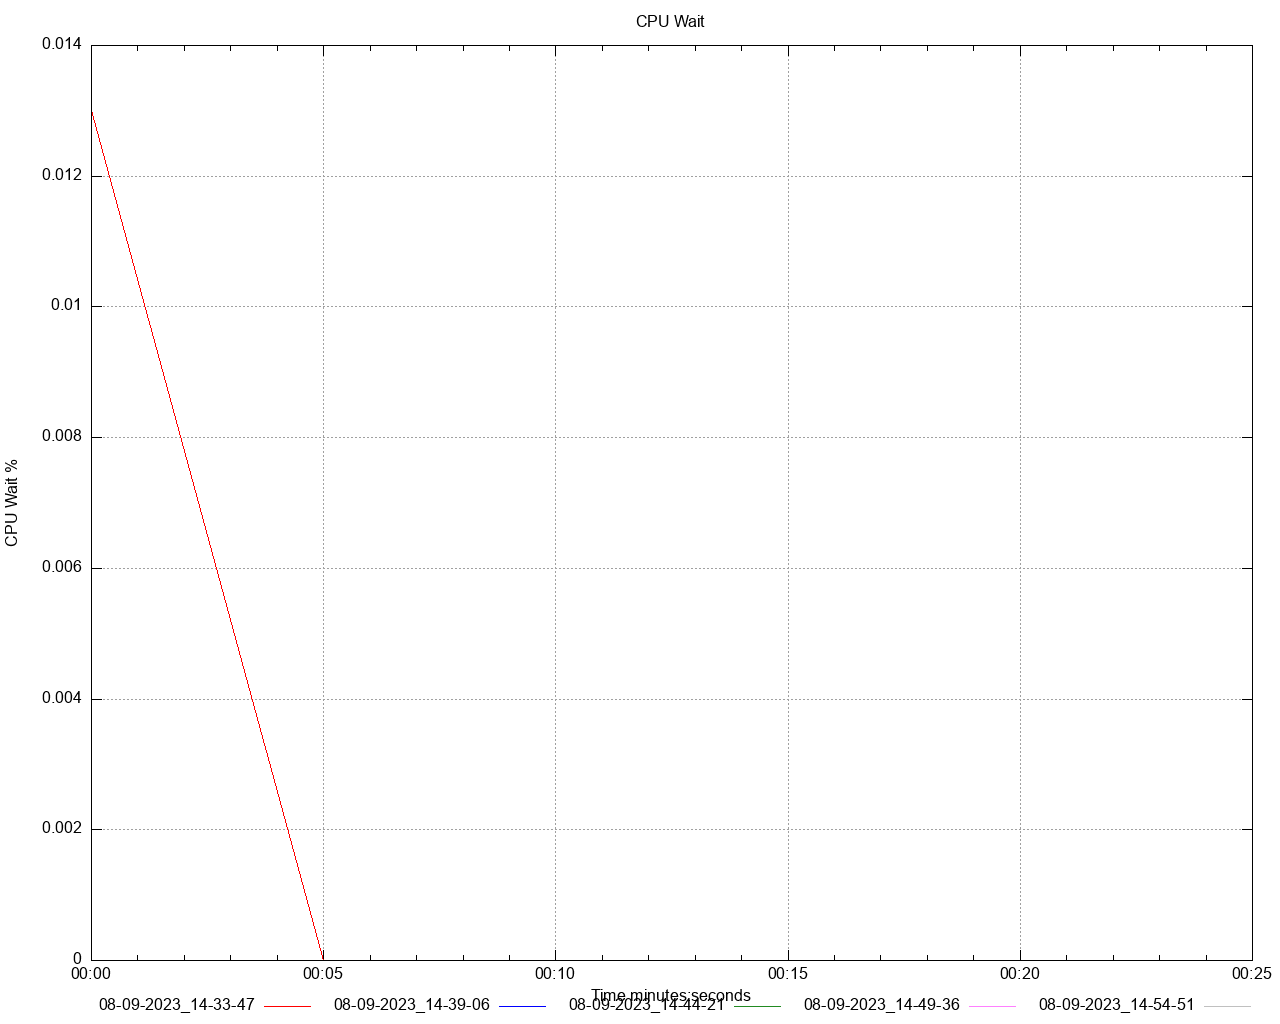

Recreate this plot in gnuplot.
set title 'CPU Wait' noenhanced
set style data lines
set datafile separator ","
set terminal png size 1280,1024
set grid
set key below
set xdata time
set timefmt "%s"
offset = 0
t0(x)=(offset=($0==0) ? x : offset, x - offset)
set xlabel 'Time minutes:seconds'
set ylabel 'CPU Wait %'
set output '/Users/gbarnett/git/hazelcast-simulator/atomiclong-3node-member/atomicreference/dstat/cpu_wait_A3.png'
plot \
   '/Users/gbarnett/git/hazelcast-simulator/atomiclong-3node-member/atomicreference/data/cpu_wait_A3_1.data' using (t0(timecolumn(1))):2 title "08-09-2023_14-33-47" noenhanced lt rgb "red", \
   '/Users/gbarnett/git/hazelcast-simulator/atomiclong-3node-member/atomicreference/data/cpu_wait_A3_2.data' using (t0(timecolumn(1))):2 title "08-09-2023_14-39-06" noenhanced lt rgb "blue", \
   '/Users/gbarnett/git/hazelcast-simulator/atomiclong-3node-member/atomicreference/data/cpu_wait_A3_3.data' using (t0(timecolumn(1))):2 title "08-09-2023_14-44-21" noenhanced lt rgb "forest-green", \
   '/Users/gbarnett/git/hazelcast-simulator/atomiclong-3node-member/atomicreference/data/cpu_wait_A3_4.data' using (t0(timecolumn(1))):2 title "08-09-2023_14-49-36" noenhanced lt rgb "orchid", \
   '/Users/gbarnett/git/hazelcast-simulator/atomiclong-3node-member/atomicreference/data/cpu_wait_A3_5.data' using (t0(timecolumn(1))):2 title "08-09-2023_14-54-51" noenhanced lt rgb "grey", \
